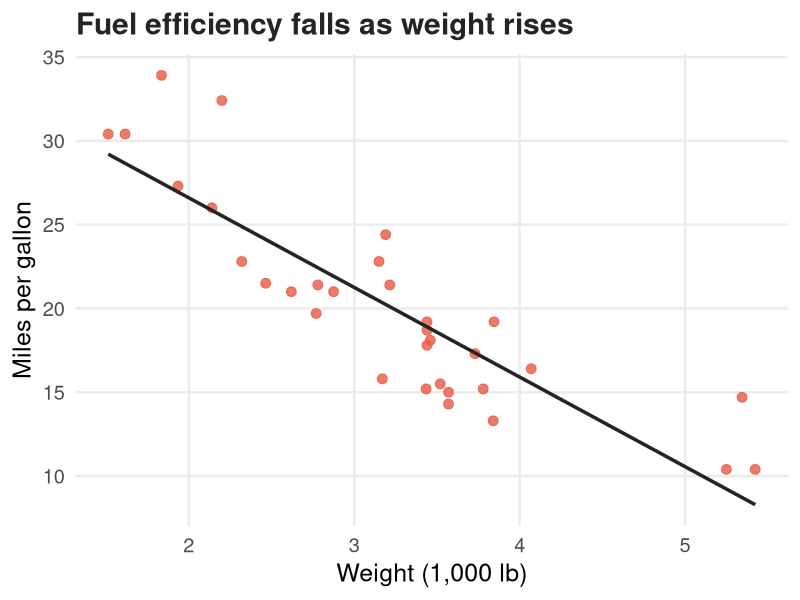

Reproduce this figure in R.
## ---- chunk 1
#| label: setup
#| include: false

library(ggplot2)

set.seed(2026)

course_red <- "#E85D4A"
course_charcoal <- "#242424"

theme_set(
  theme_minimal(base_size = 18) +
    theme(
      plot.title = element_text(
        colour = course_charcoal,
        face = "bold"
      ),
      panel.grid.minor = element_blank(),
      plot.background = element_rect(
        fill = "transparent",
        colour = NA
      )
    )
)
## ---- chunk 2
#| label: fit-model
#| echo: true
#| code-line-numbers: "1|2|3"
#| output-location: fragment

model <- lm(mpg ~ wt + hp, data = mtcars)
estimates <- coef(summary(model))
round(estimates, 3)
## ---- chunk 3
#| label: plot-data
#| echo: true
#| output-location: column-fragment
#| fig-width: 7
#| fig-height: 5

ggplot(mtcars, aes(wt, mpg)) +
  geom_point(
    colour = course_red,
    size = 3,
    alpha = 0.82
  ) +
  geom_smooth(
    method = "lm",
    se = FALSE,
    colour = course_charcoal,
    linewidth = 1.2
  ) +
  labs(
    title = "Fuel efficiency falls as weight rises",
    x = "Weight (1,000 lb)",
    y = "Miles per gallon"
  )
## ---- chunk 4
#| label: coefficient-table
#| echo: false
#| tbl-cap: "OLS estimates using the built-in mtcars data"

coefficient_table <- broom::tidy(model, conf.int = TRUE)
coefficient_table <- subset(
  coefficient_table,
  term != "(Intercept)",
  select = c(term, estimate, std.error, conf.low, conf.high)
)
names(coefficient_table) <- c(
  "Term", "Estimate", "Std. error", "CI low", "CI high"
)
coefficient_table[-1] <- lapply(coefficient_table[-1], round, 3)

knitr::kable(coefficient_table, align = c("l", "r", "r", "r", "r"))
